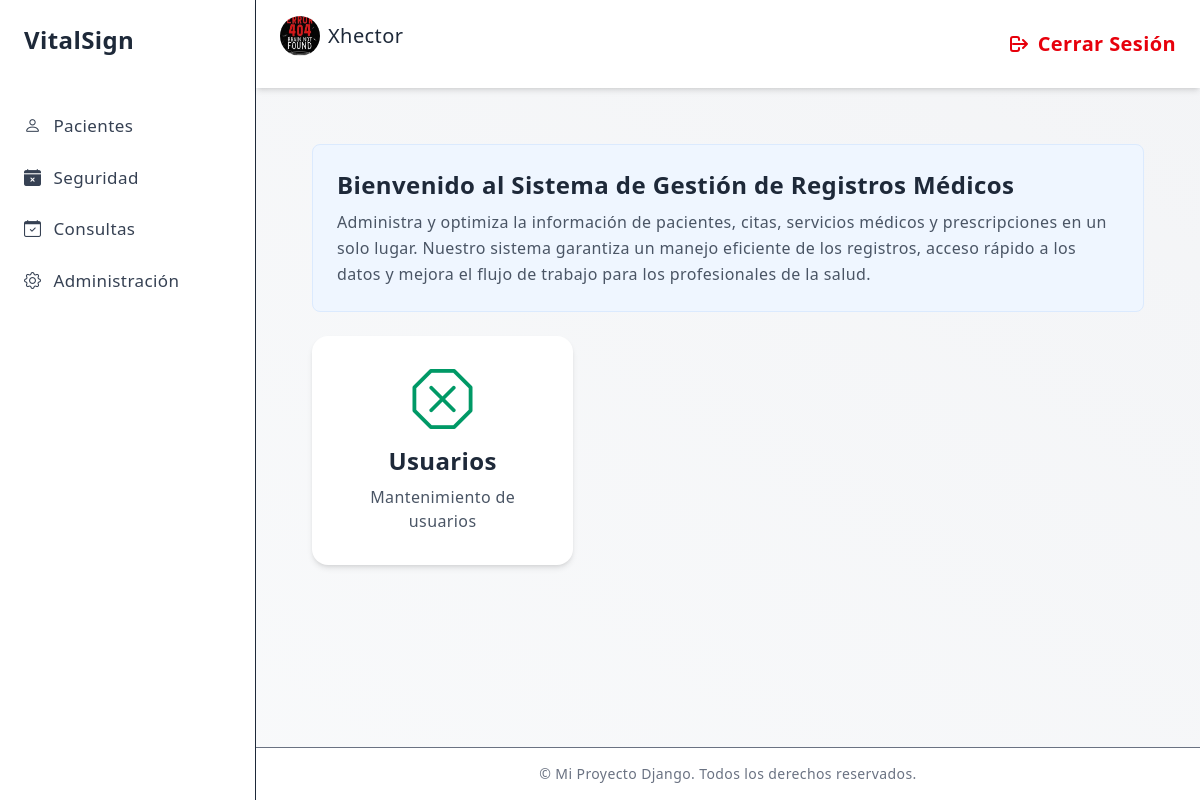
Screenshot of /menu/2/ (signed in) with the database file from the repository.
### security/models.py (models this page shows, shortened)
class Menu(models.Model):
    name = models.CharField(verbose_name='Nombre', max_length=150, unique=True)
    icon = models.CharField(verbose_name='Icono', max_length=100, default='bi bi-calendar-x-fill')
    order = models.PositiveSmallIntegerField(verbose_name='Orden', default=0)
    class Meta:
        verbose_name = 'Menu'
        verbose_name_plural = 'Menus'
        ordering = ['order', 'name']

class User(AbstractUser, PermissionsMixin):
    dni = models.CharField(verbose_name='Cédula o RUC', max_length=13, blank=True, null=True)
    image = models.ImageField(
        verbose_name='Imagen de perfil',
        upload_to='security/users/',
        max_length=1024,
        blank=True,
        null=True
    )
    email = models.EmailField('Email', unique=True)
    direction = models.CharField('Dirección', max_length=200, blank=True, null=True)
    phone = models.CharField('Teléfono', max_length=50, blank=True, null=True)
    USERNAME_FIELD = "email"
    REQUIRED_FIELDS = ["username", "first_name", "last_name"]
    class Meta:
        verbose_name = "Usuario"
        verbose_name_plural = "Usuarios"
        permissions = (
            ("change_userprofile", "Cambiar perfil de Usuario"),
            ("change_userpassword", "Cambiar contraseña de Usuario"),
        )

class Module(models.Model):
    url = models.CharField(verbose_name='Url', max_length=100, unique=True)
    name = models.CharField(verbose_name='Nombre', max_length=100)
    menu = models.ForeignKey(Menu, on_delete=models.PROTECT, verbose_name='Menu', related_name='modules')
    description = models.CharField(verbose_name='Descripción', max_length=200, null=True, blank=True)
    icon = models.CharField(verbose_name='Icono', max_length=100, default='bi bi-x-octagon')
    is_active = models.BooleanField(verbose_name='Es activo', default=True)
    order = models.PositiveSmallIntegerField(verbose_name='Orden', default=0)
    permissions = models.ManyToManyField(Permission, blank=True)
    class Meta:
        verbose_name = 'Módulo'
        verbose_name_plural = 'Módulos'
        ordering = ['menu', 'order', 'name']

### security/views.py (the view)
# urls.py: path('menu/<int:id>/', menu_detail, name='menu_detail'),
def menu_detail(request, id):
    menu = get_object_or_404(Menu, id=id)
    modules = menu.modules.filter(is_active=True).order_by('order')
    menus = Menu.objects.all()
    return render(request, 'home.html', {
        'menus': menus,
        'modules': modules,
    })

### templates/home.html (shortened to what this page needs)
{% extends 'base.html' %}
{% block page_title %}
<div class="flex justify-end mb-4 cursor-pointer">
    {% if request.user.is_authenticated %}
        <div class="flex items-center space-x-2">
            <img src="{{ request.user.image.url }}" alt="Profile Picture" class="w-10 h-10 rounded-full object-cover">
            <span class="font-medium">{{ request.user.username }}</span>
        </div>
    {% endif %}
</div>
{% endblock %}
{% block content %}
<main class="flex-1 p-8">
    {% if request.user.is_authenticated %}
    <section class="bg-blue-50 p-6 rounded-lg border border-blue-100 mb-6">
        <h1 class="text-2xl font-bold mb-2">Bienvenido al Sistema de Gestión de Registros Médicos</h1>
        <p class="text-gray-600">
            Administra y optimiza la información de pacientes, citas, servicios médicos y prescripciones en un solo lugar.
            Nuestro sistema garantiza un manejo eficiente de los registros, acceso rápido a los datos y mejora el flujo de trabajo para los profesionales de la salud.
        </p>
    </section>
    <section class="grid grid-cols-1 md:grid-cols-3 gap-6 cursor-pointer">
        {% for module in modules %}
        <div class="bg-white p-8 rounded-2xl shadow-md text-center hover:shadow-lg transition">
            <div class="text-6xl text-emerald-600 mb-4">
                <i class="{{ module.icon }}"></i>
            </div>
            <h2 class="text-2xl font-bold mb-2">{{ module.name }}</h2>
            <p class="text-gray-600 text-base">{{ module.description }}</p>
        </div>
        {% endfor %}
    </section>
    {% else %}
    <section class="bg-blue-50 p-6 rounded-lg border border-blue-100 mb-6">
        <h1 class="text-2xl font-bold mb-2">Bienvenido al Sistema de Gestión de Registros Médicos</h1>
        <p class="text-gray-600">Inicia sesión para empezar</p>
    </section>
    {% endif %}
</main>
{% endblock %}

### templates/base.html (shortened to what this page needs)
{% load static tailwind_tags %}
<!DOCTYPE html>
<html lang="es">
<head>
  <link rel="stylesheet" href="https://cdn.jsdelivr.net/npm/bootstrap-icons@1.10.5/font/bootstrap-icons.css">
  {% tailwind_css %}
</head>
<body class="bg-gradient-to-tr from-gray-50 to-gray-100 text-gray-800 antialiased min-h-screen font-sans leading-relaxed tracking-wide">
  <div class="flex min-h-screen">
    {% if request.user.is_authenticated %}
      <aside class="w-64 bg-white border-r hidden md:block">
        <div class="p-6 text-2xl font-semibold">VitalSign</div>
        <nav class="mt-6 space-y-2 text-[17px] font-medium">
          {% for menu in menus %}
            <a href="{% url 'menu_detail' id=menu.id %}"
              class="flex items-center px-6 py-2 rounded-r-full
                      {% if request.path == menu.url %}
                        bg-blue-100 text-blue-600
                      {% else %}
                        text-gray-700 hover:bg-gray-100
                      {% endif %}">
              <i class="{{ menu.icon }} mr-3"></i>
              {{ menu.name }}
            </a>
          {% endfor %}
        </nav>
      </aside>
    {% endif %}
    <div class="flex-1 flex flex-col">
      <header class="bg-white shadow-md sticky top-0 z-50">
        <div class="px-6 py-4 flex justify-between items-center">
          <h1 class="text-xl font-bold">{% block page_title %}Dashboard{% endblock %}</h1>
          {% if request.user.is_authenticated %}
            <form method="post" action="{% url 'logout' %}">
              <button type="submit" class="flex items-center text-xl font-bold text-red-600 hover:text-red-800">
                <svg xmlns="http://www.w3.org/2000/svg" class="h-6 w-6 mr-2" fill="none" viewBox="0 0 24 24" stroke="currentColor" stroke-width="2">
                  <path stroke-linecap="round" stroke-linejoin="round" d="M17 16l4-4m0 0l-4-4m4 4H7m6 4v1a2 2 0 01-2 2H7a2 2 0 01-2-2V7a2 2 0 012-2h4a2 2 0 012 2v1" />
                </svg>
                {% block page_titles %}Cerrar Sesión{% endblock %}
              </button>
            </form>
          {% endif %}
        </div>
      </header>
      <main class="flex-1 px-6 py-6">
        {% block content %}{% endblock %}
      </main>
      <footer class="bg-white border-t text-center py-4 text-sm text-gray-500">
        © {{ now.year }} Mi Proyecto Django. Todos los derechos reservados.
      </footer>
    </div>
  </div>
</body>
</html>

### rows the page displays
Menu: name "Pacientes"
Menu: name "Seguridad"
Menu: name "Consultas"
Menu: name "Administración"
User: user.image (picture), user.username "Xhector"
Module: name "Usuarios", description "Mantenimiento de usuarios"
